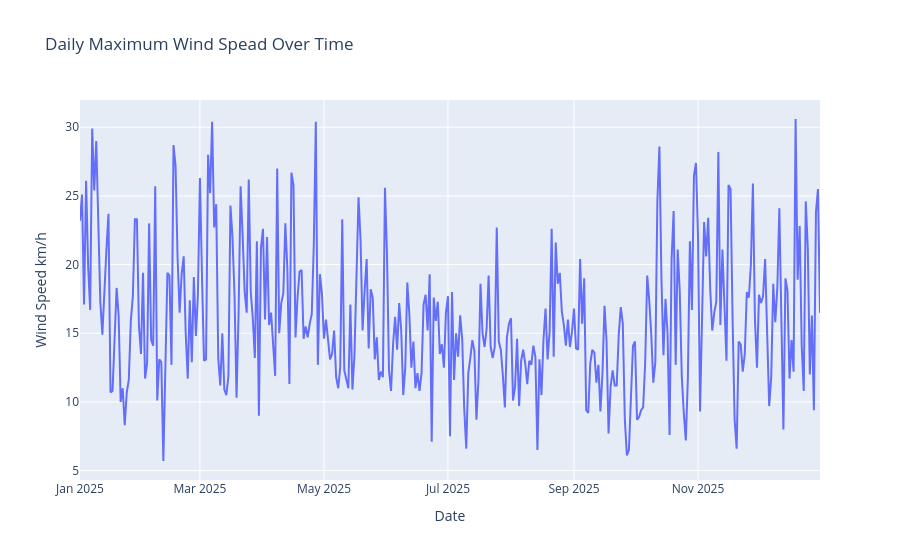

Source (notebook cell):
### Code cell
import plotly.express as px
fig = px.line(
    weather_daily,
    x="date",
    y="wind_speed_10m_max",
    title="Daily Maximum Wind Spead Over Time",
    markers=False
)

fig.update_layout(
    xaxis_title="Date",
    yaxis_title="Wind Speed km/h",
    hovermode="x unified"
)

fig.show()

### Figure 1 — Plotly figure (JSON) as saved in the notebook; plotly's stock layout.template omitted (floating-point values rounded to 4 significant figures; data arrays with more than 128 entries replaced by an {"elided": "..."} marker saying what was removed)
{"data": [{"hovertemplate": "date=%{x}<br>wind_speed_10m_max=%{y}<extra></extra>", "legendgroup": "", "line": {"color": "#636efa", "dash": "solid"}, "marker": {"symbol": "circle"}, "mode": "lines", "name": "", "orientation": "v", "showlegend": false, "type": "scatter", "x": {"elided": "365 str values"}, "xaxis": "x", "y": {"elided": "365 float values"}, "yaxis": "y"}], "layout": {"hovermode": "x unified", "legend": {"tracegroupgap": 0}, "title": {"text": "Daily Maximum Wind Spead Over Time"}, "xaxis": {"anchor": "y", "domain": [0, 1], "title": {"text": "Date"}}, "yaxis": {"anchor": "x", "domain": [0, 1], "title": {"text": "Wind Speed km/h"}}}}
